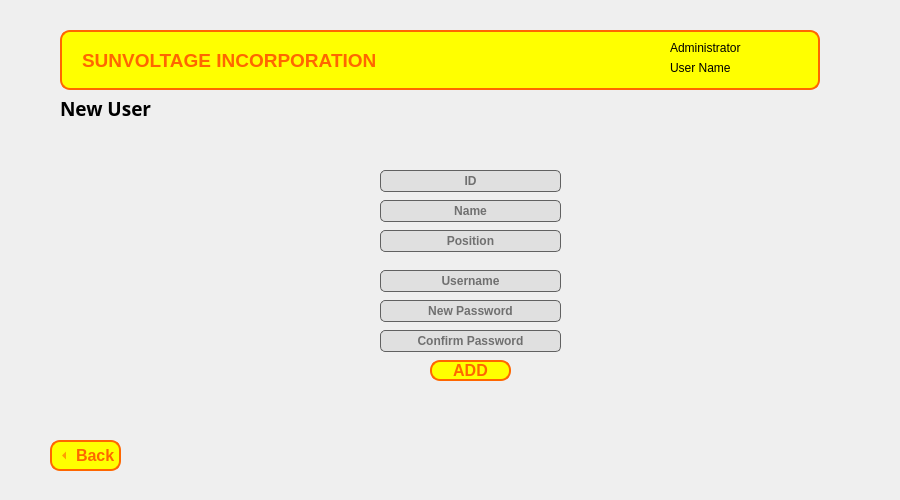
<?xml version="1.0" encoding="UTF-8"?>
<ui version="4.0">
 <class>new_user</class>
 <widget class="QWidget" name="new_user">
  <property name="geometry">
   <rect>
    <x>0</x>
    <y>0</y>
    <width>900</width>
    <height>500</height>
   </rect>
  </property>
  <property name="windowTitle">
   <string>Form</string>
  </property>
  <widget class="QLabel" name="label_2">
   <property name="geometry">
    <rect>
     <x>60</x>
     <y>100</y>
     <width>111</width>
     <height>16</height>
    </rect>
   </property>
   <property name="font">
    <font>
     <family>Segoe UI Black</family>
     <pointsize>14</pointsize>
     <bold>true</bold>
    </font>
   </property>
   <property name="text">
    <string>New User</string>
   </property>
  </widget>
  <widget class="QLabel" name="adminNamelbl">
   <property name="geometry">
    <rect>
     <x>670</x>
     <y>60</y>
     <width>131</width>
     <height>16</height>
    </rect>
   </property>
   <property name="text">
    <string>User Name</string>
   </property>
  </widget>
  <widget class="QLineEdit" name="user_position_input">
   <property name="geometry">
    <rect>
     <x>380</x>
     <y>230</y>
     <width>181</width>
     <height>22</height>
    </rect>
   </property>
   <property name="font">
    <font>
     <bold>true</bold>
    </font>
   </property>
   <property name="styleSheet">
    <string notr="true">QLineEdit {
	border: 1px solid #616161;
	background-color: #E0E0E0;
	border-radius: 5px;
}

QLineEdit::placeholder {
    color: #a9a9a9;
}

QLineEdit:focus {
    border: 2px solid #ff6600;
}
</string>
   </property>
   <property name="alignment">
    <set>Qt::AlignCenter</set>
   </property>
   <property name="placeholderText">
    <string>Position</string>
   </property>
  </widget>
  <widget class="QLineEdit" name="user_username_input">
   <property name="geometry">
    <rect>
     <x>380</x>
     <y>270</y>
     <width>181</width>
     <height>22</height>
    </rect>
   </property>
   <property name="font">
    <font>
     <bold>true</bold>
    </font>
   </property>
   <property name="styleSheet">
    <string notr="true">QLineEdit {
	border: 1px solid #616161;
	background-color: #E0E0E0;
	border-radius: 5px;
}

QLineEdit::placeholder {
    color: #a9a9a9;
}

QLineEdit:focus {
    border: 2px solid #ff6600;
}
</string>
   </property>
   <property name="alignment">
    <set>Qt::AlignCenter</set>
   </property>
   <property name="placeholderText">
    <string>Username</string>
   </property>
  </widget>
  <widget class="QLabel" name="alert_new_user">
   <property name="geometry">
    <rect>
     <x>400</x>
     <y>390</y>
     <width>141</width>
     <height>16</height>
    </rect>
   </property>
   <property name="text">
    <string/>
   </property>
  </widget>
  <widget class="QLineEdit" name="user_newpassword_input">
   <property name="geometry">
    <rect>
     <x>380</x>
     <y>300</y>
     <width>181</width>
     <height>22</height>
    </rect>
   </property>
   <property name="font">
    <font>
     <bold>true</bold>
    </font>
   </property>
   <property name="styleSheet">
    <string notr="true">QLineEdit {
	border: 1px solid #616161;
	background-color: #E0E0E0;
	border-radius: 5px;
}

QLineEdit::placeholder {
    color: #a9a9a9;
}

QLineEdit:focus {
    border: 2px solid #ff6600;
}
</string>
   </property>
   <property name="text">
    <string/>
   </property>
   <property name="echoMode">
    <enum>QLineEdit::Password</enum>
   </property>
   <property name="alignment">
    <set>Qt::AlignCenter</set>
   </property>
   <property name="placeholderText">
    <string>New Password</string>
   </property>
  </widget>
  <widget class="QLabel" name="label">
   <property name="geometry">
    <rect>
     <x>670</x>
     <y>40</y>
     <width>81</width>
     <height>16</height>
    </rect>
   </property>
   <property name="text">
    <string>Administrator</string>
   </property>
  </widget>
  <widget class="QToolButton" name="backButton">
   <property name="geometry">
    <rect>
     <x>50</x>
     <y>440</y>
     <width>71</width>
     <height>31</height>
    </rect>
   </property>
   <property name="font">
    <font>
     <pointsize>12</pointsize>
     <bold>true</bold>
    </font>
   </property>
   <property name="styleSheet">
    <string notr="true">QToolButton {
				color: rgb(255, 102, 0);
                background-color: rgb(255, 255, 0);
                border-color: rgb(255, 102, 0);
                border: 2px solid #ff6600;
                border-radius: 10px;
            }
            QToolButton:hover, QToolButton:pressed {
                background-color: rgb(255, 183, 0);
            }</string>
   </property>
   <property name="text">
    <string>Back</string>
   </property>
   <property name="iconSize">
    <size>
     <width>20</width>
     <height>20</height>
    </size>
   </property>
   <property name="checkable">
    <bool>true</bool>
   </property>
   <property name="checked">
    <bool>false</bool>
   </property>
   <property name="toolButtonStyle">
    <enum>Qt::ToolButtonTextBesideIcon</enum>
   </property>
   <property name="arrowType">
    <enum>Qt::LeftArrow</enum>
   </property>
  </widget>
  <widget class="QLineEdit" name="user_confirmpassword_input">
   <property name="geometry">
    <rect>
     <x>380</x>
     <y>330</y>
     <width>181</width>
     <height>22</height>
    </rect>
   </property>
   <property name="font">
    <font>
     <bold>true</bold>
    </font>
   </property>
   <property name="styleSheet">
    <string notr="true">QLineEdit {
	border: 1px solid #616161;
	background-color: #E0E0E0;
	border-radius: 5px;
}

QLineEdit::placeholder {
    color: #a9a9a9;
}

QLineEdit:focus {
    border: 2px solid #ff6600;
}
</string>
   </property>
   <property name="echoMode">
    <enum>QLineEdit::Password</enum>
   </property>
   <property name="alignment">
    <set>Qt::AlignCenter</set>
   </property>
   <property name="placeholderText">
    <string>Confirm Password</string>
   </property>
  </widget>
  <widget class="QLineEdit" name="user_ID_input">
   <property name="geometry">
    <rect>
     <x>380</x>
     <y>170</y>
     <width>181</width>
     <height>22</height>
    </rect>
   </property>
   <property name="font">
    <font>
     <bold>true</bold>
    </font>
   </property>
   <property name="styleSheet">
    <string notr="true">QLineEdit {
	border: 1px solid #616161;
	background-color: #E0E0E0;
	border-radius: 5px;
}

QLineEdit::placeholder {
    color: #a9a9a9;
}

QLineEdit:focus {
    border: 2px solid #ff6600;
}
</string>
   </property>
   <property name="text">
    <string/>
   </property>
   <property name="alignment">
    <set>Qt::AlignCenter</set>
   </property>
   <property name="placeholderText">
    <string>ID</string>
   </property>
  </widget>
  <widget class="QLineEdit" name="user_name_input">
   <property name="geometry">
    <rect>
     <x>380</x>
     <y>200</y>
     <width>181</width>
     <height>22</height>
    </rect>
   </property>
   <property name="font">
    <font>
     <bold>true</bold>
    </font>
   </property>
   <property name="styleSheet">
    <string notr="true">QLineEdit {
	border: 1px solid #616161;
	background-color: #E0E0E0;
	border-radius: 5px;
}

QLineEdit::placeholder {
    color: #a9a9a9;
}

QLineEdit:focus {
    border: 2px solid #ff6600;
}
</string>
   </property>
   <property name="text">
    <string/>
   </property>
   <property name="alignment">
    <set>Qt::AlignCenter</set>
   </property>
   <property name="placeholderText">
    <string>Name</string>
   </property>
  </widget>
  <widget class="QPushButton" name="new_admin_button">
   <property name="geometry">
    <rect>
     <x>430</x>
     <y>360</y>
     <width>81</width>
     <height>21</height>
    </rect>
   </property>
   <property name="font">
    <font>
     <pointsize>12</pointsize>
     <bold>true</bold>
    </font>
   </property>
   <property name="styleSheet">
    <string notr="true">QPushButton {
				color: rgb(255, 102, 0);
                background-color: rgb(255, 255, 0);
                border-color: rgb(255, 102, 0);
                border: 2px solid #ff6600;
                border-radius: 10px;
            }
            QPushButton:hover, QPushButton:pressed {
                background-color: rgb(255, 183, 0);
            }</string>
   </property>
   <property name="text">
    <string>ADD</string>
   </property>
   <property name="checkable">
    <bool>true</bool>
   </property>
  </widget>
  <widget class="QLabel" name="Header">
   <property name="geometry">
    <rect>
     <x>60</x>
     <y>30</y>
     <width>760</width>
     <height>60</height>
    </rect>
   </property>
   <property name="font">
    <font>
     <pointsize>14</pointsize>
     <bold>true</bold>
    </font>
   </property>
   <property name="styleSheet">
    <string notr="true">color: rgb(255, 102, 0);
background-color: rgb(255, 255, 0);
border-color: rgb(255, 102, 0);
border: 2px solid #ff6600; 
border-radius: 10px;
</string>
   </property>
   <property name="text">
    <string>SUNVOLTAGE INCORPORATION</string>
   </property>
   <property name="textFormat">
    <enum>Qt::AutoText</enum>
   </property>
   <property name="scaledContents">
    <bool>false</bool>
   </property>
   <property name="margin">
    <number>0</number>
   </property>
   <property name="indent">
    <number>20</number>
   </property>
  </widget>
  <zorder>Header</zorder>
  <zorder>label_2</zorder>
  <zorder>adminNamelbl</zorder>
  <zorder>user_position_input</zorder>
  <zorder>user_username_input</zorder>
  <zorder>alert_new_user</zorder>
  <zorder>user_newpassword_input</zorder>
  <zorder>label</zorder>
  <zorder>backButton</zorder>
  <zorder>user_confirmpassword_input</zorder>
  <zorder>user_ID_input</zorder>
  <zorder>user_name_input</zorder>
  <zorder>new_admin_button</zorder>
 </widget>
 <tabstops>
  <tabstop>user_ID_input</tabstop>
  <tabstop>user_name_input</tabstop>
  <tabstop>user_position_input</tabstop>
  <tabstop>user_username_input</tabstop>
  <tabstop>user_newpassword_input</tabstop>
  <tabstop>user_confirmpassword_input</tabstop>
  <tabstop>new_admin_button</tabstop>
  <tabstop>backButton</tabstop>
 </tabstops>
 <resources/>
 <connections/>
</ui>
